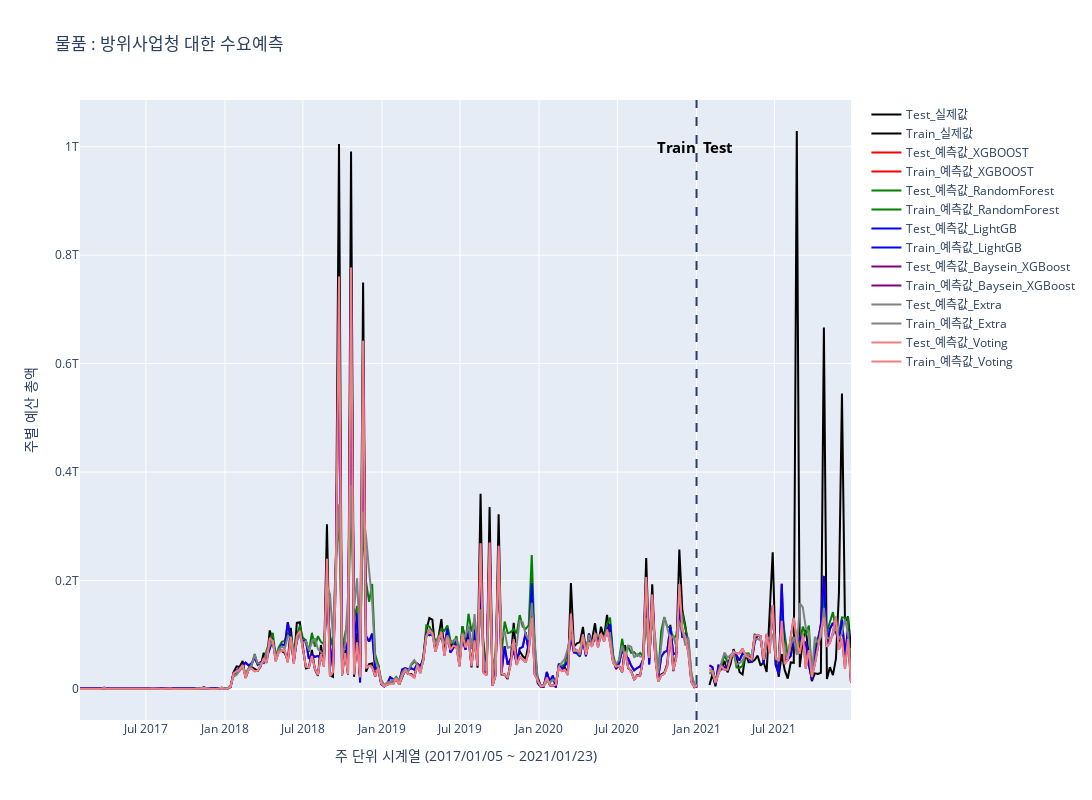

Notebook code for this chart:
### Code cell
# Total
fig = go.Figure()

fig.add_trace(go.Scatter(x = df2.index, y = df2[df2_1.columns[0]],name = 'Test_실제값',marker_color = 'black'))
fig.add_trace(go.Scatter(x = df2_1.index, y = df2_1[df2_1.columns[0]],name = 'Train_실제값',marker_color = 'black'))
fig.add_trace(go.Scatter(x = df1.index, y = df1[0], name = 'Test_예측값_XGBOOST',marker_color = 'red'))#,mode='lines+markers'

fig.add_trace(go.Scatter(x = df1_1.index, y = df1_1[0], name = 'Train_예측값_XGBOOST',marker_color = 'red'))


fig.add_trace(go.Scatter(x = df3.index, y = df3[0], name = 'Test_예측값_RandomForest',marker_color = 'green'))

fig.add_trace(go.Scatter(x = df3_1.index, y = df3_1[0], name = 'Train_예측값_RandomForest',marker_color = 'green'))

fig.add_trace(go.Scatter(x = df4.index, y = df4[0], name = 'Test_예측값_LightGB',marker_color = 'blue'))

fig.add_trace(go.Scatter(x = df4_1.index, y = df4_1[0], name = 'Train_예측값_LightGB',marker_color = 'blue'))



fig.add_trace(go.Scatter(x = df_mode_baysein_xgboost_test.index, y = df_mode_baysein_xgboost_test[0], name = 'Test_예측값_Baysein_XGBoost',marker_color = 'purple'))

fig.add_trace(go.Scatter(x = df_mode_baysein_xgboost_train.index, y = df_mode_baysein_xgboost_train[0], name = 'Train_예측값_Baysein_XGBoost',marker_color = 'purple'))



fig.add_trace(go.Scatter(x = df_random_grid_extra_2_test.index, y =df_random_grid_extra_2_test[0], name = 'Test_예측값_Extra',marker_color = 'gray'))

fig.add_trace(go.Scatter(x = df_random_grid_extra_2_train.index, y =df_random_grid_extra_2_train[0], name = 'Train_예측값_Extra',marker_color = 'gray'))



fig.add_trace(go.Scatter(x = df_Voting_test.index, y = df_Voting_test[0], name = 'Test_예측값_Voting',marker_color = 'lightcoral'))

fig.add_trace(go.Scatter(x = df_Voting_train.index, y = df_Voting_train[0], name = 'Train_예측값_Voting',marker_color = 'lightcoral'))



fig.add_vline(x = '2021-01-01',line_dash="dash")
fig.add_annotation(
            x="2021-02-20",
            y=10**12,
            text="<b>Test</b>",
            showarrow=False,
            font=dict(
                size=15,
                color = 'black'),
            align="center",
            ax=40,
            ay=-30,

)
fig.add_annotation(
            x="2020-11-15",
            y=10**12,
            text="<b>Train</b>",
            showarrow=False,
            font=dict(
                size=15,
                color = 'black'
                ),
            align="center",
            ax=40,
            ay=-30,

)

fig.update_layout(
    autosize=False,
    width=1600,
    height=800,
    title= '물품 : 방위사업청 대한 수요예측 '
    )

fig.update_xaxes(title = '주 단위 시계열 (2017/01/05 ~ 2021/01/23)')
fig.update_yaxes(title = '주별 예산 총액')

# fig.write_html("주별.html")
fig.show()
